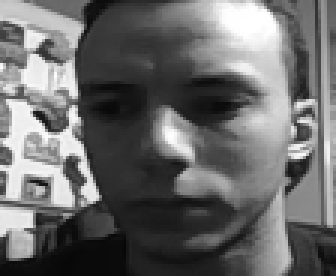
#> input picture caras/Juan/1.png, 112 x 92 px, given in place of the camera (shown 3 times larger)
$ python capture.py caras/Juan/1.png
#> lines starting #> are read from the running program, lines starting #| are printed output that depends on the picture
#OpenCV module
import cv2
#Modulo para leer directorios y rutas de archivos
import os
#OpenCV trabaja con arreglos de numpy
import numpy
#Obtener el nombre de la persona que estamos capturando
import sys
nombre = sys.argv[1]

#Directorio donde se encuentra la carpeta con el nombre de la persona
dir_faces = 'caras'
path = os.path.join(dir_faces, nombre)

#Tamaño para reducir a miniaturas las fotografias
size = 4

#Si no hay una carpeta con el nombre ingresado entonces se crea
if not os.path.isdir(path):
    os.mkdir(path)

#cargamos la plantilla e inicializamos la webcam
face_cascade = cv2.CascadeClassifier('haarcascade_frontalface_default.xml')
cap = cv2.VideoCapture(1)

img_width, img_height = 112, 92

#Ciclo para tomar fotografias
count = 0
while count < 100:
    #leemos un frame y lo guardamos
    rval, img = cap.read()
#> img is the input picture: shape (92, 112, 3); min 7, max 255, mean 106.3
    img = cv2.flip(img, 1, 0)
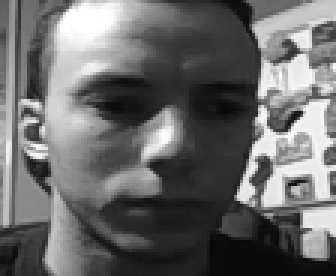
#> img: shape (92, 112, 3) (shown 3 times larger); min 7, max 255, mean 106.3

    #convertimos la imagen a blanco y negro
    gray = cv2.cvtColor(img, cv2.COLOR_BGR2GRAY)

    #redimensionar la imagen
    mini = cv2.resize(gray, (int(gray.shape[1] / size), int(gray.shape[0] / size)))
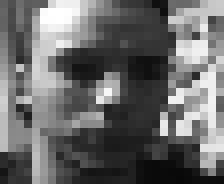
#> mini: shape (23, 28) (shown 8 times larger); min 8, max 255, mean 105.5

    """buscamos las coordenadas de los rostros (si los hay) y
   guardamos su posicion"""
    faces = face_cascade.detectMultiScale(mini)
#> faces = ()
    faces = sorted(faces, key=lambda x: x[3])
#> faces = []

    if faces:
        face_i = faces[0]
        (x, y, w, h) = [v * size for v in face_i]
        face = gray[y:y + h, x:x + w]
        face_resize = cv2.resize(face, (img_width, img_height))

        #Dibujamos un rectangulo en las coordenadas del rostro
        cv2.rectangle(img, (x, y), (x + w, y + h), (0, 255, 0), 3)
        #Ponemos el nombre en el rectagulo
        cv2.putText(img, nombre, (x - 10, y - 10), cv2.FONT_HERSHEY_PLAIN,1,(0, 255, 0))

        #El nombre de cada foto es el numero del ciclo
        #Obtenemos el nombre de la foto
        #Despues de la ultima sumamos 1 para continuar con los demas nombres
        pin=sorted([int(n[:n.find('.')]) for n in os.listdir(path)
               if n[0]!='.' ]+[0])[-1] + 1

        #Metemos la foto en el directorio
        cv2.imwrite('%s/%s.png' % (path, pin), face_resize)

        #Contador del ciclo
        count += 1

    #Mostramos la imagen
    cv2.imshow('OpenCV Entrenamiento de '+nombre, img)

    #Si se presiona la tecla ESC se cierra el programa
    key = cv2.waitKey(10)
#> (key Esc is pressed here)
    if key == 27:
        cv2.destroyAllWindows()
        break

$ run again, on caras/Juan/10.png
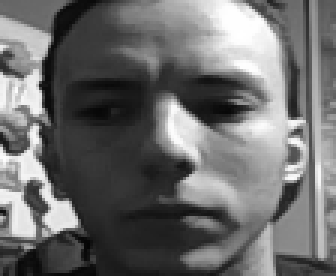
#> input picture caras/Juan/10.png, 112 x 92 px, given in place of the camera (shown 3 times larger)
#> img is the input picture: shape (92, 112, 3); min 4, max 255, mean 108
#> `img = cv2.flip(img, 1, 0)`:
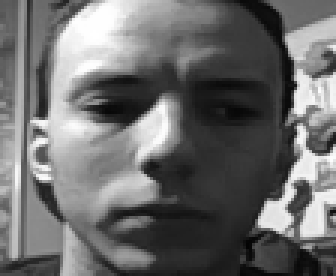
#> img: shape (92, 112, 3) (shown 3 times larger); min 4, max 255, mean 108
#> `mini = cv2.resize(gray, (int(gray.shape[1] / size), int(gray.shape[0] ..`:
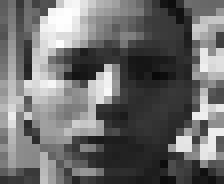
#> mini: shape (23, 28) (shown 8 times larger); min 9, max 254, mean 108.4
#> `faces = face_cascade.detectMultiScale(mini)`: faces = ()
#> `faces = sorted(faces, key=lambda x: x[3])`: faces = []

$ run again, on caras/Juan/100.png
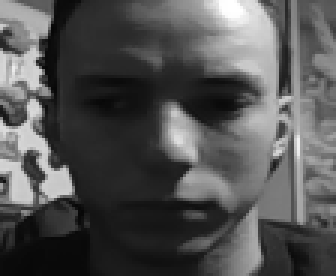
#> input picture caras/Juan/100.png, 112 x 92 px, given in place of the camera (shown 3 times larger)
#> img is the input picture: shape (92, 112, 3); min 6, max 255, mean 82.8
#> `img = cv2.flip(img, 1, 0)`:
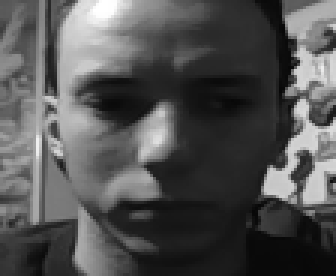
#> img: shape (92, 112, 3) (shown 3 times larger); min 6, max 255, mean 82.8
#> `mini = cv2.resize(gray, (int(gray.shape[1] / size), int(gray.shape[0] ..`:
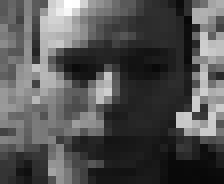
#> mini: shape (23, 28) (shown 8 times larger); min 8, max 255, mean 82.7
#> `faces = face_cascade.detectMultiScale(mini)`: faces = ()
#> `faces = sorted(faces, key=lambda x: x[3])`: faces = []
